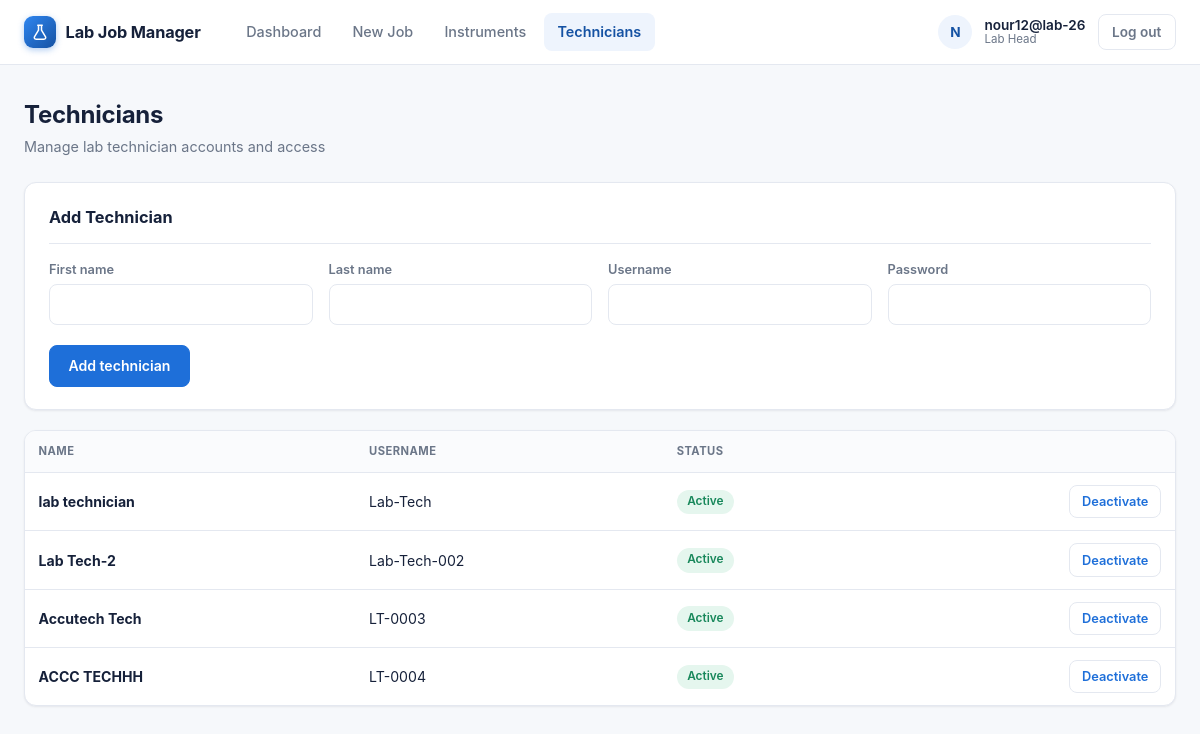
Page /technicians/ (signed in) on the committed database.
### labmanager/models.py (models this page shows, shortened)
class User(AbstractUser):
    class Role(models.TextChoices):
        LAB_HEAD = "head", "Lab Head"
        TECHNICIAN = "technician", "Lab Technician"
    role = models.CharField(max_length=20, choices=Role.choices, default=Role.LAB_HEAD)
    @property
    def is_lab_head(self):
        return self.role == self.Role.LAB_HEAD

### labmanager/views.py (the view)
# urls.py: path("technicians/", views.technician_list, name="technician_list"),
@login_required
@user_passes_test(is_lab_head)
def technician_list(request):
    if request.method == "POST":
        form = TechnicianForm(request.POST)
        if form.is_valid():
            form.save()
            messages.success(request, "Technician added.")
            return redirect("technician_list")
    else:
        form = TechnicianForm()
    technicians = User.objects.filter(role=User.Role.TECHNICIAN, is_superuser=False)
    return render(request, "labmanager/technicians.html", {"form": form, "technicians": technicians})

### labmanager/forms.py (shortened to what this page needs)
class TechnicianForm(forms.ModelForm):
    password = forms.CharField(widget=forms.PasswordInput, required=True)
    class Meta:
        model = User
        fields = ["username", "first_name", "last_name", "password"]

### labmanager/views.py (called while the page is built)
def is_lab_head(user):
    return user.is_authenticated and user.is_lab_head

### labmanager/templates/labmanager/technicians.html (shortened to what this page needs)
{% extends "labmanager/base.html" %}
{% block content %}
<div class="page-header">
    <div>
        <h1>Technicians</h1>
        <p class="page-sub">Manage lab technician accounts and access</p>
    </div>
</div>
<div class="card">
    <h2>Add Technician</h2>
    <form method="post">
        <div class="row">
            <div>
                <label style="margin-top:0;">First name</label>
                {{ form.first_name }}
            </div>
            <div>
                <label style="margin-top:0;">Last name</label>
                {{ form.last_name }}
            </div>
            <div>
                <label style="margin-top:0;">Username</label>
                {{ form.username }}
            </div>
            <div>
                <label style="margin-top:0;">Password</label>
                {{ form.password }}
            </div>
        </div>
        <button class="btn" style="margin-top:1.2rem;" type="submit">Add technician</button>
    </form>
</div>
<div class="card" style="padding:0;overflow:hidden;">
    <table>
        <thead><tr><th>Name</th><th>Username</th><th>Status</th><th style="text-align:right;"></th></tr></thead>
        <tbody>
            {% for tech in technicians %}
            <tr>
                <td><strong>{{ tech.get_full_name|default:"—" }}</strong></td>
                <td>{{ tech.username }}</td>
                <td><span class="pill {% if tech.is_active %}pill-success{% else %}pill-neutral{% endif %}">{{ tech.is_active|yesno:"Active,Inactive" }}</span></td>
                <td style="text-align:right;">
                    <form method="post" action="{% url 'technician_toggle' tech.pk %}" style="display:inline;">
                        <button class="btn secondary small" type="submit">{{ tech.is_active|yesno:"Deactivate,Activate" }}</button>
                    </form>
                </td>
            </tr>
            {% empty %}
            <tr><td colspan="4" class="muted" style="text-align:center;padding:2rem;">No technicians yet.</td></tr>
            {% endfor %}
        </tbody>
    </table>
</div>
{% endblock %}

### labmanager/templates/labmanager/base.html (shortened to what this page needs)
{% load static %}
<!DOCTYPE html>
<html lang="en">
<head>
    <link rel="stylesheet" href="{% static 'styles.css' %}">
</head>
<body>
    {% with current=request.resolver_match.url_name %}
    <header class="topbar">
        <div class="topbar-inner">
            <a class="brand" href="{% url 'dashboard' %}">
                <span class="brand-mark">
                    <svg width="18" height="18" viewBox="0 0 24 24" fill="none" xmlns="http://www.w3.org/2000/svg">
                        <path d="M9 3h6M10 3v6.5L4.6 18.6A2 2 0 0 0 6.3 21.5h11.4a2 2 0 0 0 1.7-2.9L14 9.5V3" stroke="currentColor" stroke-width="2" stroke-linecap="round" stroke-linejoin="round"/>
                    </svg>
                </span>
                Lab Job Manager
            </a>
            {% if user.is_authenticated %}
                <div class="nav-menu">
                    <nav class="nav-links">
                        <a class="nav-link {% if current == 'dashboard' %}active{% endif %}" href="{% url 'dashboard' %}">Dashboard</a>
                        {% if user.is_lab_head %}
                            <a class="nav-link {% if current == 'job_create' %}active{% endif %}" href="{% url 'job_create' %}">New Job</a>
                            <a class="nav-link {% if current == 'instrument_list' %}active{% endif %}" href="{% url 'instrument_list' %}">Instruments</a>
                            <a class="nav-link {% if current == 'technician_list' %}active{% endif %}" href="{% url 'technician_list' %}">Technicians</a>
                        {% endif %}
                    </nav>
                    <div class="nav-user">
                        <span class="nav-avatar">{{ user.username|slice:":1" }}</span>
                        <span class="nav-user-meta">
                            <span class="nav-user-name">{{ user.username }}</span>
                            <span class="nav-user-role">{% if user.is_lab_head %}Lab Head{% else %}Lab Technician{% endif %}</span>
                        </span>
                        <form method="post" action="{% url 'logout' %}" style="display: inline;">
                            <button type="submit" class="logout-btn">Log out</button>
                        </form>
                    </div>
                </div>
            {% else %}
                <div class="nav-auth">
                    <a class="nav-link {% if current == 'login' %}active{% endif %}" href="{% url 'login' %}">Log in</a>
                    <a class="nav-link {% if current == 'signup' %}active{% endif %}" href="{% url 'signup' %}">Sign up</a>
                </div>
            {% endif %}
        </div>
    </header>
    {% endwith %}
    <main class="container">
        {% block content %}{% endblock %}
    </main>
</body>
</html>

### rows in the picture
User: username "N", username "nour12@lab-26"
User: get_full_name "lab technician", username "Lab-Tech", is_active "Active", is_active "Deactivate"
User: get_full_name "Lab Tech-2", username "Lab-Tech-002", is_active "Active", is_active "Deactivate"
User: get_full_name "Accutech Tech", username "LT-0003", is_active "Active", is_active "Deactivate"
User: get_full_name "ACCC TECHHH", username "LT-0004", is_active "Active", is_active "Deactivate"
